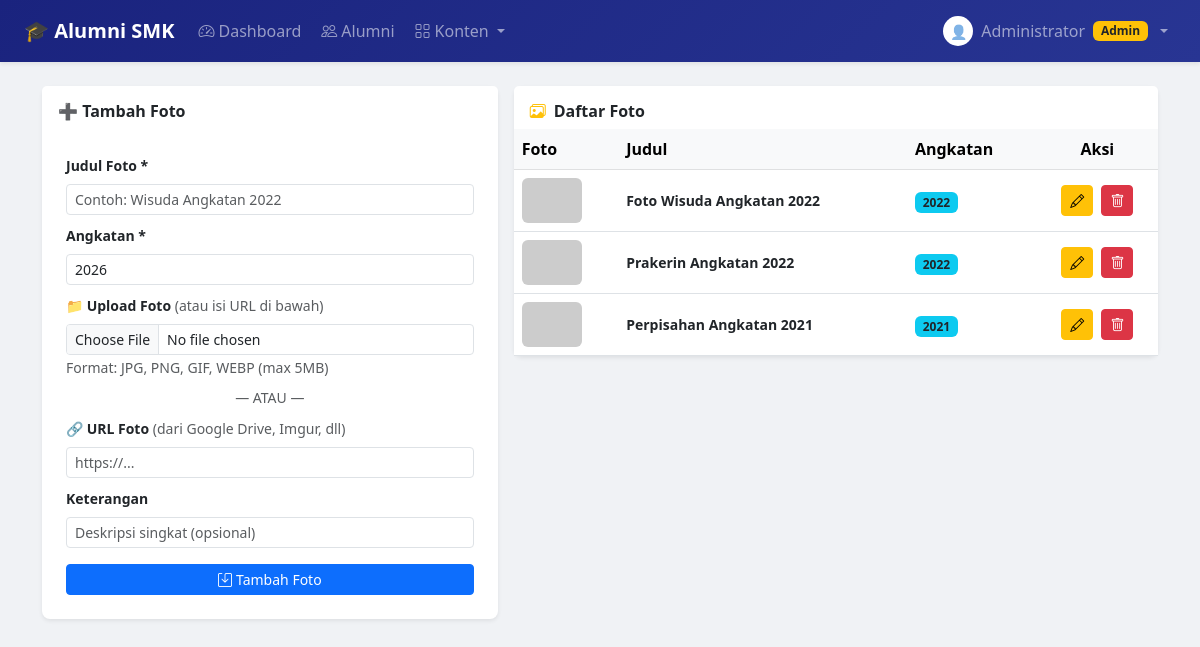
/admin/kelola_galeri.php (signed in), run on the app's committed database.
### tables this page shows
CREATE TABLE galeri (
    id_galeri   INT AUTO_INCREMENT PRIMARY KEY,
    judul       VARCHAR(200) NOT NULL,
    keterangan  VARCHAR(300) DEFAULT '',
    angkatan    YEAR NOT NULL,
    foto_url    VARCHAR(500) NOT NULL,
    id_alumni   INT,
    created_at  TIMESTAMP DEFAULT CURRENT_TIMESTAMP,
    FOREIGN KEY (id_alumni) REFERENCES alumni(id_alumni) ON DELETE SET NULL
);

### admin/kelola_galeri.php (the view, shortened to what this page needs)
<?php
require_once '../includes/koneksi.php';
$galeri_list = $koneksi->query("SELECT * FROM galeri ORDER BY angkatan DESC, created_at DESC");
$edit_data = null;
?>
<!DOCTYPE html>
<html lang="id">
<head>
    <link href="https://cdn.jsdelivr.net/npm/bootstrap@5.3.0/dist/css/bootstrap.min.css" rel="stylesheet">
    <link href="https://cdn.jsdelivr.net/npm/bootstrap-icons@1.10.5/font/bootstrap-icons.css" rel="stylesheet">
</head>
<body>
<?php require_once '../includes/navbar.php'; ?>
<div class="container mt-4 pb-5">
    <div class="row g-3">
        <div class="col-md-5">
            <div class="card border-0 shadow-sm rounded-3">
                <div class="card-header bg-white border-0 pt-3">
                    <h6 class="fw-bold mb-0"><?= $edit_data ? '✏️ Edit Foto' : '➕ Tambah Foto' ?></h6>
                </div>
                <div class="card-body p-4">
                    <form method="POST" enctype="multipart/form-data">
                        <div class="mb-2">
                            <label class="form-label small fw-semibold">Judul Foto *</label>
                            <input type="text" name="judul" class="form-control form-control-sm"
                                value="<?= $edit_data ? htmlspecialchars($edit_data['judul']) : '' ?>" required
                                placeholder="Contoh: Wisuda Angkatan 2022">
                        </div>
                        <div class="mb-2">
                            <label class="form-label small fw-semibold">Angkatan *</label>
                            <input type="number" name="angkatan" class="form-control form-control-sm"
                                value="<?= $edit_data ? $edit_data['angkatan'] : date('Y') ?>"
                                min="2000" max="2099" required>
                        </div>
                        <div class="mb-2">
                            <label class="form-label small fw-semibold">
                                📁 Upload Foto <span class="text-muted fw-normal">(atau isi URL di bawah)</span>
                            </label>
                            <input type="file" name="foto_upload" id="fotoUpload"
                                class="form-control form-control-sm" accept="image/*"
                                onchange="previewUpload(this)">
                            <small class="text-muted">Format: JPG, PNG, GIF, WEBP (max 5MB)</small>
                        </div>
                        <div class="text-center my-2 small text-muted">— ATAU —</div>
                        <div class="mb-2">
                            <label class="form-label small fw-semibold">
                                🔗 URL Foto <span class="text-muted fw-normal">(dari Google Drive, Imgur, dll)</span>
                            </label>
                            <input type="url" name="foto_url" id="fotoUrl" class="form-control form-control-sm"
                                value="<?= $edit_data ? htmlspecialchars($edit_data['foto_url']) : '' ?>"
                                placeholder="https://..."
                                oninput="previewUrl(this.value)">
                        </div>
                        <div class="mb-3">
                            <label class="form-label small fw-semibold">Keterangan</label>
                            <input type="text" name="keterangan" class="form-control form-control-sm"
                                value="<?= $edit_data ? htmlspecialchars($edit_data['keterangan']) : '' ?>"
                                placeholder="Deskripsi singkat (opsional)">
                        </div>
                        <div class="d-flex gap-2">
                            <button type="submit" class="btn btn-primary btn-sm flex-grow-1">
                                <i class="bi bi-save me-1"></i><?= $edit_data ? 'Simpan' : 'Tambah Foto' ?>
                            </button>
                        </div>
                    </form>
                </div>
            </div>
        </div>
        <div class="col-md-7">
            <div class="card border-0 shadow-sm rounded-3">
                <div class="card-header bg-white border-0 pt-3">
                    <h6 class="fw-bold mb-0"><i class="bi bi-images text-warning me-2"></i>Daftar Foto</h6>
                </div>
                <div class="table-responsive">
                    <table class="table table-hover align-middle mb-0">
                        <thead class="table-light">
                            <tr><th>Foto</th><th>Judul</th><th>Angkatan</th><th class="text-center">Aksi</th></tr>
                        </thead>
                        <tbody>
                            <?php if ($galeri_list->num_rows > 0):
                                while ($r = $galeri_list->fetch_assoc()):
                                $foto_src = htmlspecialchars($r['foto_url']);
                            ?>
                            <tr>
                                <td>
                                    <img src="<?= $foto_src ?>" class="thumb" alt="<?= htmlspecialchars($r['judul']) ?>">
                                </td>
                                <td class="fw-semibold small"><?= htmlspecialchars($r['judul']) ?></td>
                                <td><span class="badge bg-info text-dark"><?= $r['angkatan'] ?></span></td>
                                <td class="text-center">
                                    <a href="?edit=<?= $r['id_galeri'] ?>" class="btn btn-warning btn-sm">
                                        <i class="bi bi-pencil"></i>
                                    </a>
                                    <a href="?hapus=<?= $r['id_galeri'] ?>" class="btn btn-danger btn-sm ms-1"
                                        onclick="return confirm('Hapus foto ini?')">
                                        <i class="bi bi-trash"></i>
                                    </a>
                                </td>
                            </tr>
                            <?php endwhile; else: ?>
                            <tr><td colspan="4" class="text-center text-muted py-4">Belum ada foto.</td></tr>
                            <?php endif; ?>
                        </tbody>
                    </table>
                </div>
            </div>
        </div>
    </div>
</div>
</body>
</html>

### admin/kelola_galeri.php (style rules this page uses)
body { background:#f0f2f5; }
.thumb { width:60px;height:45px;object-fit:cover;border-radius:6px; }

### data on the page
galeri: judul "Foto Wisuda Angkatan 2022", angkatan "2022"
galeri: judul "Prakerin Angkatan 2022", angkatan "2022"
galeri: judul "Perpisahan Angkatan 2021", angkatan "2021"

### other printed values
$_SESSION['nama'] "Administrator"
